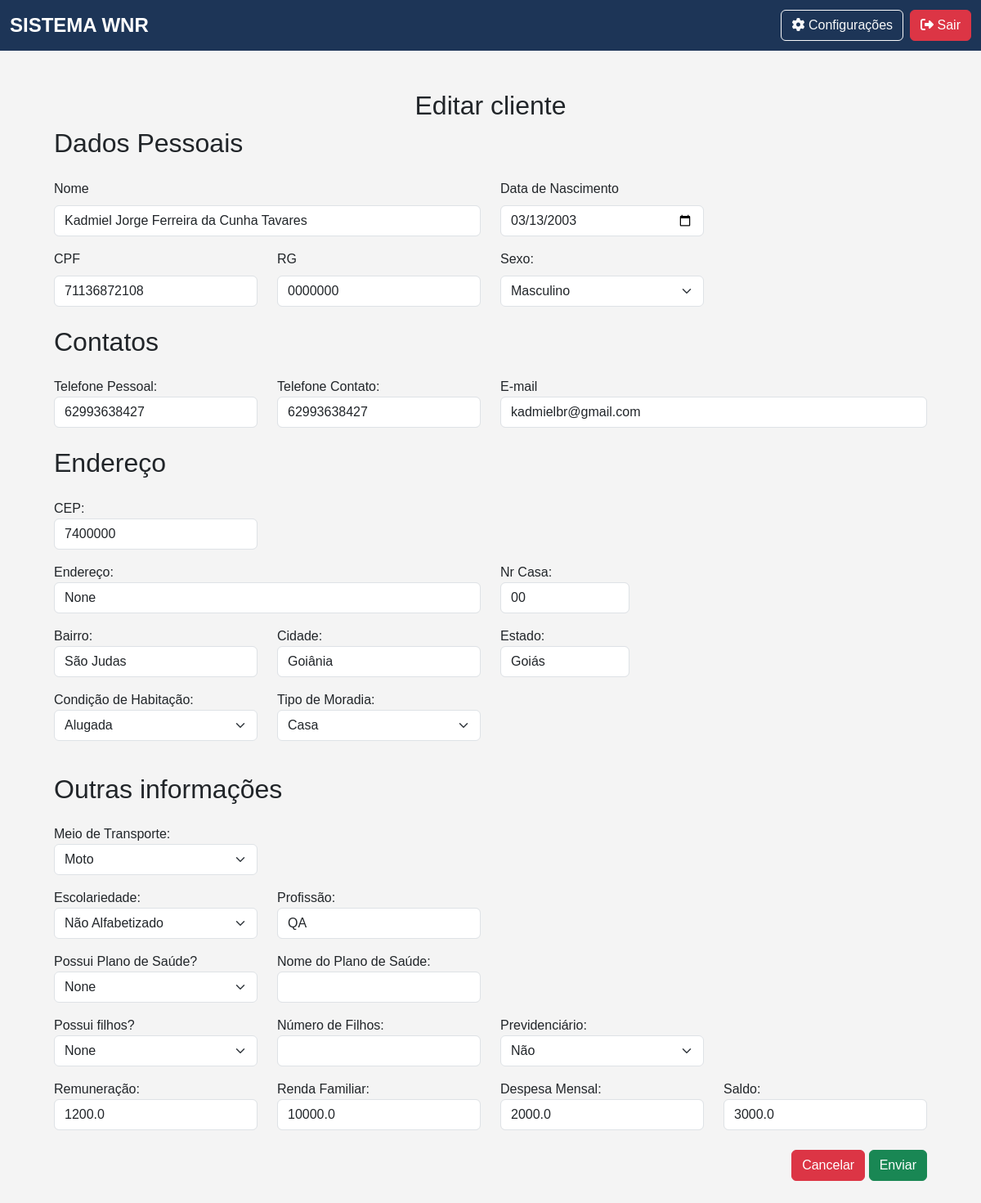
Screenshot of /editar_cliente/1 (signed in) with the database file from the repository.
### app/models.py (models this page shows)
class Cliente(db.Model):
    __tablename__ = "clientes"
    id                      = Column(Integer, primary_key=True, index=True)
    nome                    = Column(String, index=True)
    cpf                     = Column(String(11), unique=True, index=True)
    email                   = Column(String, unique=True, index=True)
    data_nascimento         = Column(Date)
    renda_familiar          = Column(Float)
    bairro                  = Column(String)
    canal_divulgacao        = Column(String)
    cep                     = Column(String(8))
    cidade                  = Column(String)
    condicao_habitacao      = Column(String)
    cpf_responsavel         = Column(String(11), nullable=True)  # Responsável Legal
    numero_cs               = Column(String)
    despesa_mensal          = Column(Float)
    escolaridade            = Column(String)
    estado                  = Column(String)
    endereco                = Column(String)
    fone_contato            = Column(String)
    fone_pessoal            = Column(String)
    foto                    = Column(String)
    grau_parentesco         = Column(String)
    nome_plano_saude        = Column(String)
    nome_responsavel        = Column(String)
    numero_filhos           = Column(Integer)
    possui_filhos           = Column(String)
    plano_saude             = Column(String)
    previdenciario          = Column(String)
    profissao               = Column(String)
    remuneracao             = Column(Float)
    rg                      = Column(String)
    saldo                   = Column(Float)
    sexo                    = Column(String)
    tipo_moradia            = Column(String)
    transporte              = Column(String)
    encaminhamentos = relationship("Encaminhamento", back_populates="cliente")
    guias = relationship("Guia", back_populates="cliente")

### app/routes/client_routes.py (the view, shortened to what this page needs)
@client_bp.route('/editar_cliente/<int:id>', methods=['GET', 'POST'])
@login_required
def editar_cliente(id):
    cliente = Cliente.query.get_or_404(id)
    return render_template('clientes/form_edit.html', cliente=cliente)

### app/__init__.py (called while the page is built)
@login_manager.user_loader
def load_user(id):
    return Usuario.query.get(int(id))  # Converte para inteiro e busca no banco

### app/templates/clientes/form_edit.html (shortened to what this page needs)
{% extends 'base.html' %}
{% block content %}
<div class="container mt-4">
    <h2 class="text-center">Editar cliente</h2>
    <form action="{{ url_for('client_bp.editar_cliente', id=cliente.id)}}" method="POST">
        <div class="container">
            <h2 class="mb-4"> Dados Pessoais </h2>
            <div class="row mb-3">
                <div class="col-md-6">
                    <label for="nome" class="form-label">Nome</label>
                    <input type="text" class="form-control" id="nome" name="nome" value="{{cliente.nome}}">
                </div>
                <div class="col-md-3">
                    <label for="dataNascimento" class="form-label">Data de Nascimento</label>
                    <input type="date" class="form-control" id="dataNascimento" name="data_nascimento" value="{{cliente.data_nascimento}}" onchange="verificarIdade()">
                </div>
            </div>
                            {% set graus_parentesco = [
                                'pai', 'mae', 'avo', 'avo_f', 'bisavo', 'bisavo_f', 'trisavo', 'trisavo_f',
                                'filho', 'filha', 'neto', 'neta', 'bisneto', 'bisneta', 'trisneto', 'trisneta',
                                'irmao', 'irma', 'tio', 'tia', 'sobrinho', 'sobrinha', 'primo', 'prima',
                                'sogro', 'sogra', 'genro', 'nora', 'cunhado', 'cunhada', 'padrasto', 'madrasta',
                                'enteado', 'enteada', 'pais_adotivos', 'filhos_adotivos', 'irmaos_criacao'
                            ] %}
            <div class="row mb-3">
                <div class="col-md-3">
                    <label for="cpf" class="form-label">CPF</label>
                    <input type="text" class="form-control" id="cpf" name="cpf" value={{cliente.cpf}}>
                </div>
                <div class="col-md-3">
                    <label for="rg" class="form-label">RG</label>
                    <input type="text" class="form-control" name="rg" id="rg" value={{cliente.rg}}>
                </div>
                <div class="col-md-3">
                    <label for="sexo" class="form-label">Sexo:</label>
                    <select class="form-select" name="sexo">
                        {% set sexos = ['Masculino', 'Feminino', 'Outros'] %}
                        {% for sexo in sexos %}
                            <option value="{{ sexo}}" {% if cliente.sexo == sexo %}selected{% endif %}>{{ sexo }} </option>
                        {% endfor %}
                    </select>
                </div>
            </div>
            <h2 class="mb-4 mt-4"> Contatos </h2>
            <div class="row mb-3">
                <div class="col-md-3">
                    <label for="fone_pessoal" class="custom-label">Telefone Pessoal:</label>
                    <input type="text" class="form-control" name="fone_pessoal" id="celular" value="{{cliente.fone_pessoal}}">
                </div>
                <div class="col-md-3">
                    <label for="fone_contato" class="custom-label">Telefone Contato:</label>
                    <input type="text" class="form-control" name="fone_contato" id="telefone" value="{{cliente.fone_contato}}">
                </div>
                <div class="col-md-6">
                    <label for="email" class="custom-label">E-mail</label>
                    <input type="email" class="form-control" id="email" name="email" value="{{cliente.email}}">
                </div>
            </div>
            <h2 class="mb-4 mt-4"> Endereço </h2>
            <div class="row mb-3">
                <div class="col-md-3">
                    <label for="cep" class="custom-label">CEP:</label>
                    <input type="text" class="form-control" id="cep" name="cep" value="{{cliente.cep}}">
                </div>
            </div>
            <div class="row mb-3">
                <div class="col-md-6">
                    <label for="endereco" class="custom-label">Endereço:</label>
                    <input type="text" class="form-control" name="endereco" value="{{cliente.endereco}}">
                </div>
                <div class="col-md-2">
                    <label for="numero_cs" class="custom-label">Nr Casa:</label>
                    <input type="text" class="form-control" name="numero_cs" value="{{cliente.numero_cs}}">
                </div>
            </div>
            <div class="row mb-3">
                <div  class="col-md-3">
                    <label for="bairro" class="custom-label">Bairro:</label>
                    <input type="text" class="form-control" name="bairro" value="{{cliente.bairro}}">
                </div>
                <div class="col-md-3">
                    <label for="cidade" class="custom-label">Cidade:</label>
                    <input type="text" class="form-control" name="cidade" value="{{cliente.cidade}}">
                </div>
                <div class="col-md-2">
                    <label for="estado" class="custom-label">Estado:</label>
                    <input type="text" class="form-control" name="estado" value="{{cliente.estado}}">
                </div>
            </div>
            <div class="row mb-3">
                <div class="col-md-3">
                    <label for="condicao_habitacao" class="custom-label">Condição de Habitação:</label>
                    <select class="form-select" name="condicao_habitacao">
                        {% set condicoes_habitacao = ['Alugada', 'Própria', 'Financiada', 'Cedida', 'Compartilhada', 'Ocupação Irregular', 'Sublugada', 'Cohab', 'Temporária', 'Comodatária'] %}
                        {% for condicao in condicoes_habitacao %}
                            <option value="{{ condicao }}" {% if cliente.condicao_habitacao == condicao %}selected{% endif %}>{{ condicao }}</option>
                        {% endfor %}
                    </select>
                </div>
                <div class="col-md-3">
                    <label for="tipo_moradia" class="custom-label">Tipo de Moradia:</label>
                    <select class="form-select" name="tipo_moradia">
                        {% set tipos_moradia = ['Apartamento', 'Casa', 'Sobrado', 'Cortiço', 'Chale', 'Studio', 'Kitnet', 'Residencia', 'Condominio', 'Barraco', 'Albergue', 'Predio', 'Sitio', 'Chacara', 'Fazenda', 'Rancho', 'Moradia Estudantil', 'Cohab', 'Vila'] %}
                        {% for tipo in tipos_moradia %}
                            <option value="{{ tipo }}" {% if cliente.tipo_moradia == tipo %}selected{% endif %}>{{ tipo }}</option>
                        {% endfor %}
                    </select>
                </div>
            </div>
            <div  class="row mb-3">
                <h2 class="mb-4 mt-4">Outras informações</h2>
                <div class="col-md-3">
                    <label for="transporte" class="custom-label">Meio de Transporte:</label>
                    <select class="form-select" name="transporte" id="transporte">
                        {% set meios_transporte = [
                            'Transporte Público', 'Bicicleta', 'Carro', 'Moto'
                        ] %}
                        {% for transporte in meios_transporte %}
                            <option value="{{ transporte }}" {% if cliente.transporte == transporte %}selected{% endif %}>{{ transporte }}</option>
                        {% endfor %}
                    </select>
                </div>
            </div>
            <div class="row mb-3">
                <div class="col-md-3">
                    <label for="escolariedade" class="custom-label">Escolariedade:</label>
                    <select class="form-select" name="escolariedade" id="escolariedade">
                        {% set escolaridades = [
                            'Não Alfabetizado', 'Ensino Fundamental', 'Ensino Médio', 'Ensino Superior',
                            'Pós Graduação', 'Mestrado', 'Doutorado', 'PhD'
                        ] %}
                        {% for escolaridade in escolaridades %}
                            <option value="{{ escolaridade }}" {% if cliente.escolariedade == escolaridade %}selected{% endif %}>{{ escolaridade }}</option>
                        {% endfor %}
                    </select>
                </div>
                <div class="col-md-3">
                    <label for="profissao" class="custom-label">Profissão:</label>
                    <input type="text" class="form-control" name="profissao" value="{{cliente.profissao}}">
                </div>
            </div>
            <div class="row mb-3">
                <div class="col-md-3">
                    <label for="plano_saude" class="custom-label">Possui Plano de Saúde?</label>
                    <select class="form-select" id="plano_saude" name="plano_saude"  onchange="verificaDropdown_PlanodeSaude()">
                        <option value="{{cliente.plano_saude}}" {% if cliente.plano_saude%}selected{% endif %}>{{cliente.plano_saude}}</option>
                    </select>
                </div>
                <div class="col-md-3">
                    <label for="nome_plano_saude" class="custom-label">Nome do Plano de Saúde:</label>
                    <input type="text" class="form-control" id="nome_plano_saude" name="nome_plano_saude" {% if cliente.nome_plano_saude != 'None' %} value="{{cliente.nome_plano_saude}}" {% endif %}  >
                </div>
            </div>
            <div class="row mb-3">
                <div class="col-md-3">
                    <label for="possui_filhos" class="custom-label">Possui filhos?</label>
                    <select class="form-select" id="possui_filhos" name="possui_filhos" onchange="verificarDropdown_Filhos()">
                        <option value="{{cliente.possui_filhos}}" {% if cliente.possui_filhos %}selected{% endif %}>{{cliente.possui_filhos}}</option>
                    </select>
                </div>
                <div class="col-md-3">
                    <label for="numero_filhos" class="custom-label">Número de Filhos:</label>
                    <input type="number" class="form-control" id="qtn_filhos" name="numero_filhos" value="{{cliente.qtn_filhos}}">
                </div>
                <div class="col-md-3">
                    <label for="previdenciario" class="custom-label">Previdenciário:</label>
                    <select class="form-select" name="previdenciario">
                        {% set options = ['Sim', 'Não'] %}
                        {% for option in options %}
                            <option value="{{ option}}" {% if cliente.previdenciario == option %}selected{% endif %}>{{ option }} </option>
                        {% endfor %}
                    </select>
                </div>
            </div>
            <div class="row mb-3">
                <div class="col-md-3">
                    <label for="remuneracao" class="custom-label">Remuneração:</label>
                    <input type="number" class="form-control" id="remuneracao" name="remuneracao" value="{{cliente.remuneracao}}" oninput="calcularSaldo()">
                </div>
                <div class="col-md-3">
                    <label for="renda_familiar" class="custom-label">Renda Familiar:</label>
                    <input type="number" class="form-control" id="renda_familiar" name="renda_familiar" value="{{cliente.renda_familiar}}" oninput="calcularSaldo()">
                </div>
                <div class="col-md-3">
                    <label for="despesa_mensal" class="custom-label">Despesa Mensal:</label>
                    <input type="number" class="form-control" id="despesa_mensal" name="despesa_mensal" value="{{cliente.despesa_mensal}}" oninput="calcularSaldo()">
                </div>
                <div class="col-md-3">
                    <label for="saldo" class="custom-label">Saldo:</label>
                    <input type="number" class="form-control" id="saldo" name="saldo" value="{{cliente.saldo}}" readonly>
                </div>
            </div>
            <div class="row mt-4 mb-5">
                <div class="col-md-12 text-end">
                    <a href="{{ url_for('main_bp.menu') }}" class="btn btn-danger">Cancelar</a>
                    <button type="submit" class="btn btn-success">Enviar</button>
                </div>
            </div>
        </div>
    </form>
</div>
{% endblock %}

### app/static/css/base.css (style rules this page uses)
body { background-color: #f4f4f4; font-family: 'Arial', sans-serif; }

### rows the page displays
Cliente: nome "Kadmiel Jorge Ferreira da Cunha Tavares", data_nascimento "03/13/2003", cpf "71136872108", rg "0000000", fone_pessoal "62993638427", fone_contato "62993638427", email "kadmielbr@gmail.com", cep "7400000", endereco "None", numero_cs "00", bairro "São Judas", cidade "Goiânia", estado "Goiás", tipo_moradia "Casa", transporte "Moto", profissao "QA", plano_saude "None", possui_filhos "None", previdenciario "Não", remuneracao "1200.0", renda_familiar "10000.0", despesa_mensal "2000.0", saldo "3000.0"

### other values shown
form field sexo "Masculino"
form field condicao_habitacao "Alugada"
form field escolariedade "Não Alfabetizado"
